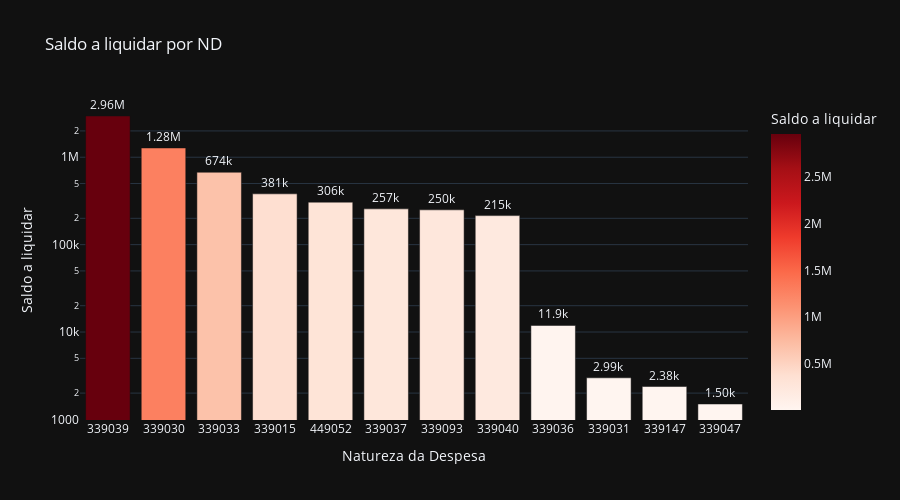

Notebook code cell kept with this figure:
### Code cell
# Saldo a liquidar por ND
cols = ['ND', 'A_LIQUIDAR']

df_aux = df.loc[:, cols].groupby('ND').sum().sort_values(by= 'A_LIQUIDAR', ascending=False).reset_index()
df_aux = df_aux[df_aux['A_LIQUIDAR'] > 0]
fig = px.bar(df_aux, 
             x='ND', 
             y='A_LIQUIDAR',
             title='Saldo a liquidar por ND',
             labels={'ND':'Natureza da Despesa', 'A_LIQUIDAR':'Saldo a liquidar'},
             text_auto='.3s',
             height=500,
             log_y=True,
             color='A_LIQUIDAR',
             color_continuous_scale = 'reds',
             template='plotly_dark')
fig.update_traces(textposition = 'outside', cliponaxis = False, hovertemplate=None)
fig.update_layout(hovermode="x unified")

fig.show()

### Figure 1 — Plotly figure (JSON) as saved in the notebook; plotly's stock layout.template omitted (floating-point values rounded to 4 significant figures)
{"data": [{"alignmentgroup": "True", "cliponaxis": false, "legendgroup": "", "marker": {"color": [2964000.0, 1277000.0, 673700.0, 381200.0, 306200.0, 256700.0, 250000.0, 214700.0, 11890.0, 2993.0, 2378.0, 1501.0], "coloraxis": "coloraxis", "pattern": {"shape": ""}}, "name": "", "offsetgroup": "", "orientation": "v", "showlegend": false, "textposition": "outside", "texttemplate": "%{y:.3s}", "type": "bar", "x": ["339039", "339030", "339033", "339015", "449052", "339037", "339093", "339040", "339036", "339031", "339147", "339047"], "xaxis": "x", "y": [2964000.0, 1277000.0, 673700.0, 381200.0, 306200.0, 256700.0, 250000.0, 214700.0, 11890.0, 2993.0, 2378.0, 1501.0], "yaxis": "y"}], "layout": {"barmode": "relative", "coloraxis": {"colorbar": {"title": {"text": "Saldo a liquidar"}}, "colorscale": [[0, "rgb(255,245,240)"], [0.125, "rgb(254,224,210)"], [0.25, "rgb(252,187,161)"], [0.375, "rgb(252,146,114)"], [0.5, "rgb(251,106,74)"], [0.625, "rgb(239,59,44)"], [0.75, "rgb(203,24,29)"], [0.875, "rgb(165,15,21)"], [1, "rgb(103,0,13)"]]}, "height": 500, "hovermode": "x unified", "legend": {"tracegroupgap": 0}, "title": {"text": "Saldo a liquidar por ND"}, "xaxis": {"anchor": "y", "domain": [0, 1], "title": {"text": "Natureza da Despesa"}}, "yaxis": {"anchor": "x", "domain": [0, 1], "title": {"text": "Saldo a liquidar"}, "type": "log"}}}
